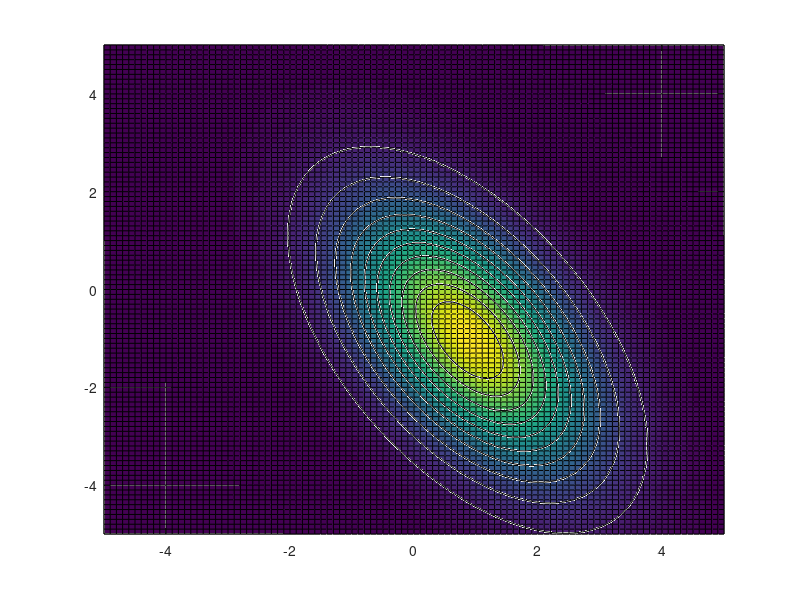

Reproduce this figure in MATLAB.
%exo suplemmentaire distribution gaussienne
Mx1=-5:0.1:5;
Mx2=-5:0.1:5;
[X1, X2]=meshgrid(Mx1,Mx2);
xbar=[1;2];
A=[cos(pi/6),-sin(pi/6);sin(pi/6),cos(pi/6)]*[1 0;0 2];%Q2
ybar=A*xbar+[2;-5];%Q2
Gx=eye(2,2); %covariance gama(x)
Gy=A*Gx*A'; %Q2
invGx=inv(Gx);
invGy=inv(Gy);% Q2
dX1=X1-xbar(1);
dX2=X2-xbar(2);
dY1=X1-ybar(1);% Q2
dY2=X2-ybar(2);% Q2

Qx=invGx(1,1)*dX1.^2+2*(invGx(1,2)*dX1.*dX2)+invGx(2,2)*dX2.^2;
Qy=invGy(1,1)*dY1.^2+2*(invGy(1,2)*dY1.*dY2)+invGy(2,2)*dY2.^2;% Q2

zx=1/(2*pi*sqrt(det(Gx)))*exp(-0.5*Qx); % equation pi(x)
zy=1/(2*pi*sqrt(det(Gy)))*exp(-0.5*Qy); % equation pi(x)         % Q2

% contour3(X1,X2,z,10,'black');%Q1
% surface(X1,X2,z);%Q1
contour3(X1,X2,zy,10,'black');% Q2
surface(X1,X2,zy);%Q2